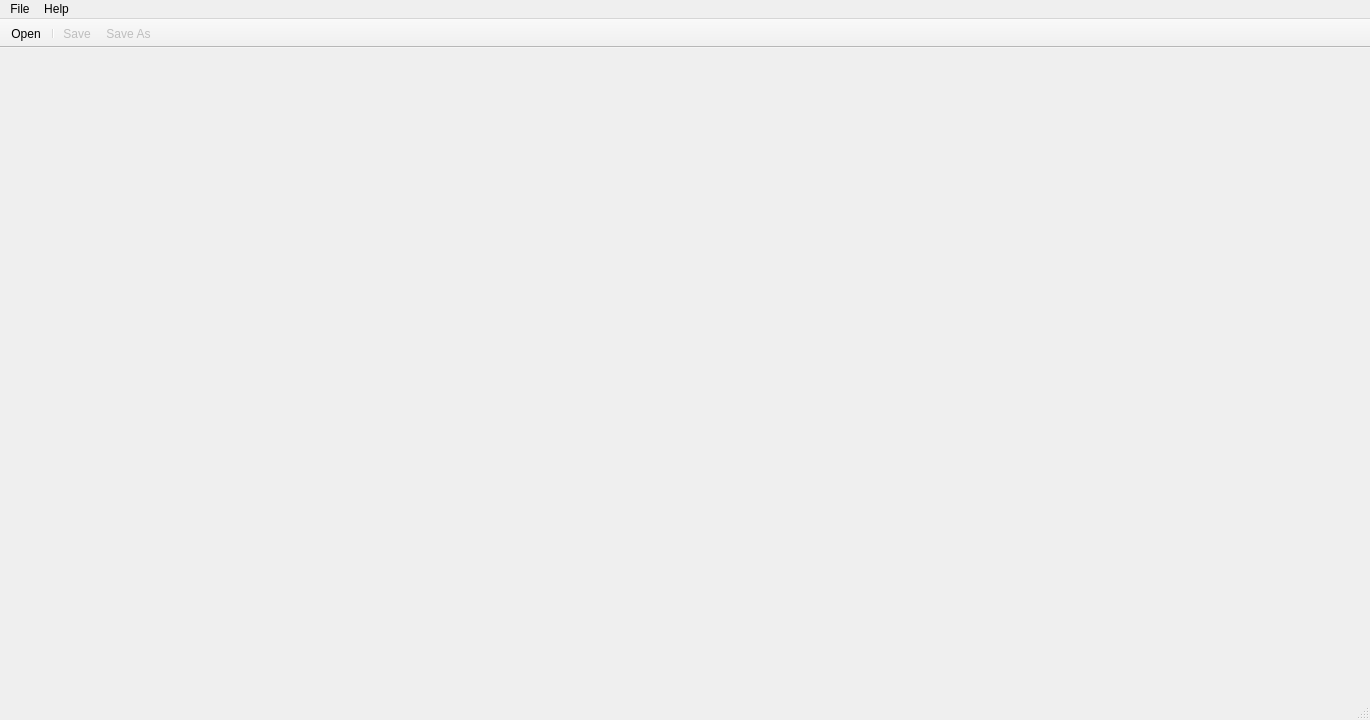
<?xml version="1.0" encoding="UTF-8"?>
<ui version="4.0">
 <class>MainWindow</class>
 <widget class="QMainWindow" name="MainWindow">
  <property name="geometry">
   <rect>
    <x>0</x>
    <y>0</y>
    <width>1370</width>
    <height>720</height>
   </rect>
  </property>
  <property name="windowTitle">
   <string>MainWindow</string>
  </property>
  <widget class="QWidget" name="centralWidget"/>
  <widget class="QMenuBar" name="menuBar">
   <property name="geometry">
    <rect>
     <x>0</x>
     <y>0</y>
     <width>1370</width>
     <height>21</height>
    </rect>
   </property>
   <widget class="QMenu" name="menuFile">
    <property name="title">
     <string>File</string>
    </property>
    <addaction name="actionOpen"/>
    <addaction name="actionSaveAs"/>
   </widget>
   <widget class="QMenu" name="menuHelp">
    <property name="title">
     <string>Help</string>
    </property>
    <addaction name="actionAbout"/>
   </widget>
   <addaction name="menuFile"/>
   <addaction name="menuHelp"/>
  </widget>
  <widget class="QToolBar" name="mainToolBar">
   <property name="movable">
    <bool>false</bool>
   </property>
   <property name="floatable">
    <bool>false</bool>
   </property>
   <attribute name="toolBarArea">
    <enum>TopToolBarArea</enum>
   </attribute>
   <attribute name="toolBarBreak">
    <bool>false</bool>
   </attribute>
   <addaction name="actionOpen"/>
   <addaction name="separator"/>
   <addaction name="actionSave"/>
   <addaction name="actionSaveAs"/>
  </widget>
  <widget class="QStatusBar" name="statusBar"/>
  <action name="actionOpen">
   <property name="text">
    <string>Open</string>
   </property>
   <property name="shortcut">
    <string>Ctrl+O</string>
   </property>
  </action>
  <action name="actionSaveAs">
   <property name="enabled">
    <bool>false</bool>
   </property>
   <property name="text">
    <string>Save As</string>
   </property>
   <property name="toolTip">
    <string>Save As</string>
   </property>
   <property name="shortcut">
    <string>Ctrl+Shift+S</string>
   </property>
  </action>
  <action name="actionAbout">
   <property name="text">
    <string>About</string>
   </property>
  </action>
  <action name="actionSave">
   <property name="enabled">
    <bool>false</bool>
   </property>
   <property name="text">
    <string>Save</string>
   </property>
   <property name="toolTip">
    <string>Save</string>
   </property>
   <property name="shortcut">
    <string>Ctrl+S</string>
   </property>
  </action>
 </widget>
 <layoutdefault spacing="6" margin="11"/>
 <resources/>
 <connections/>
</ui>
